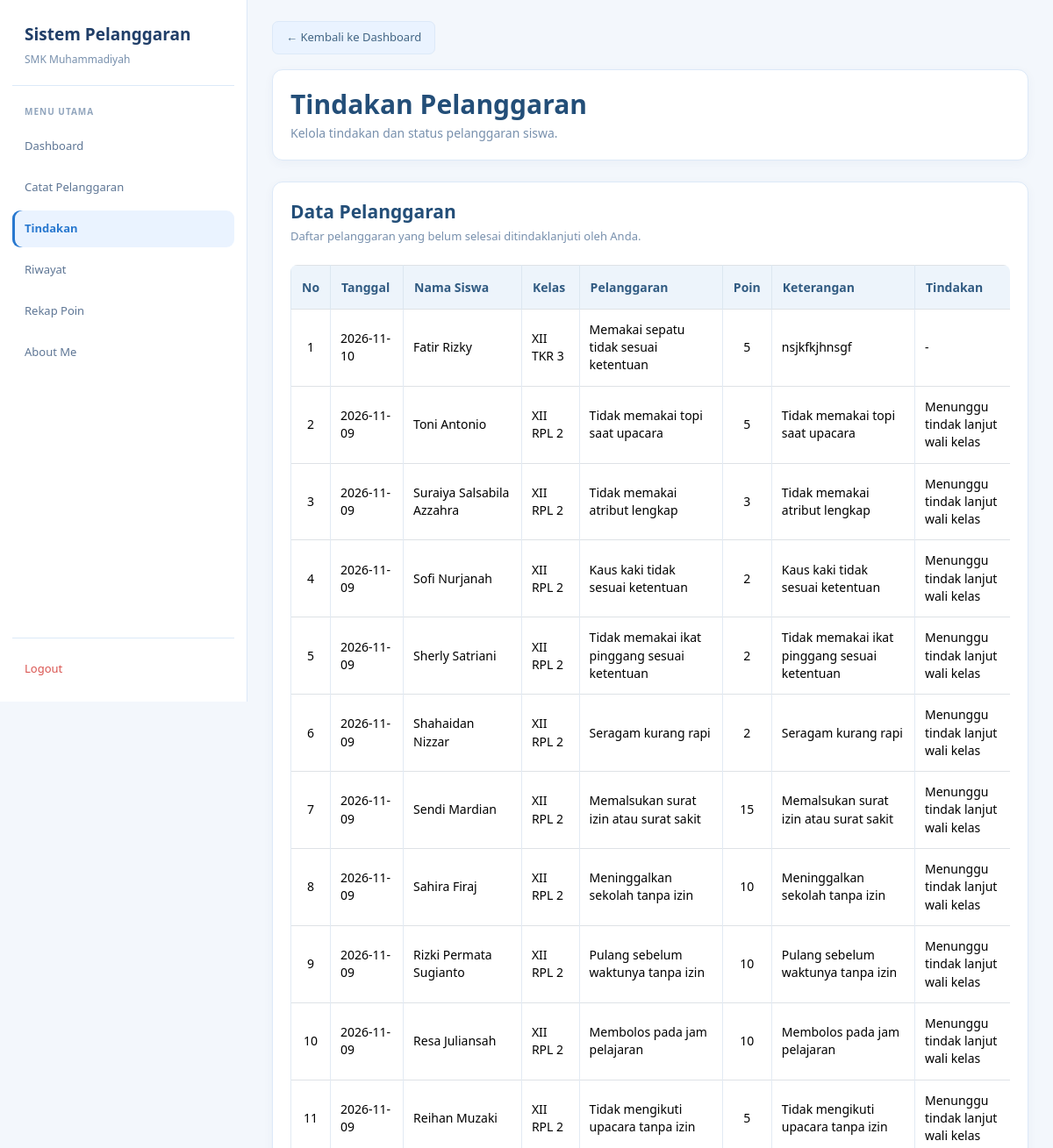
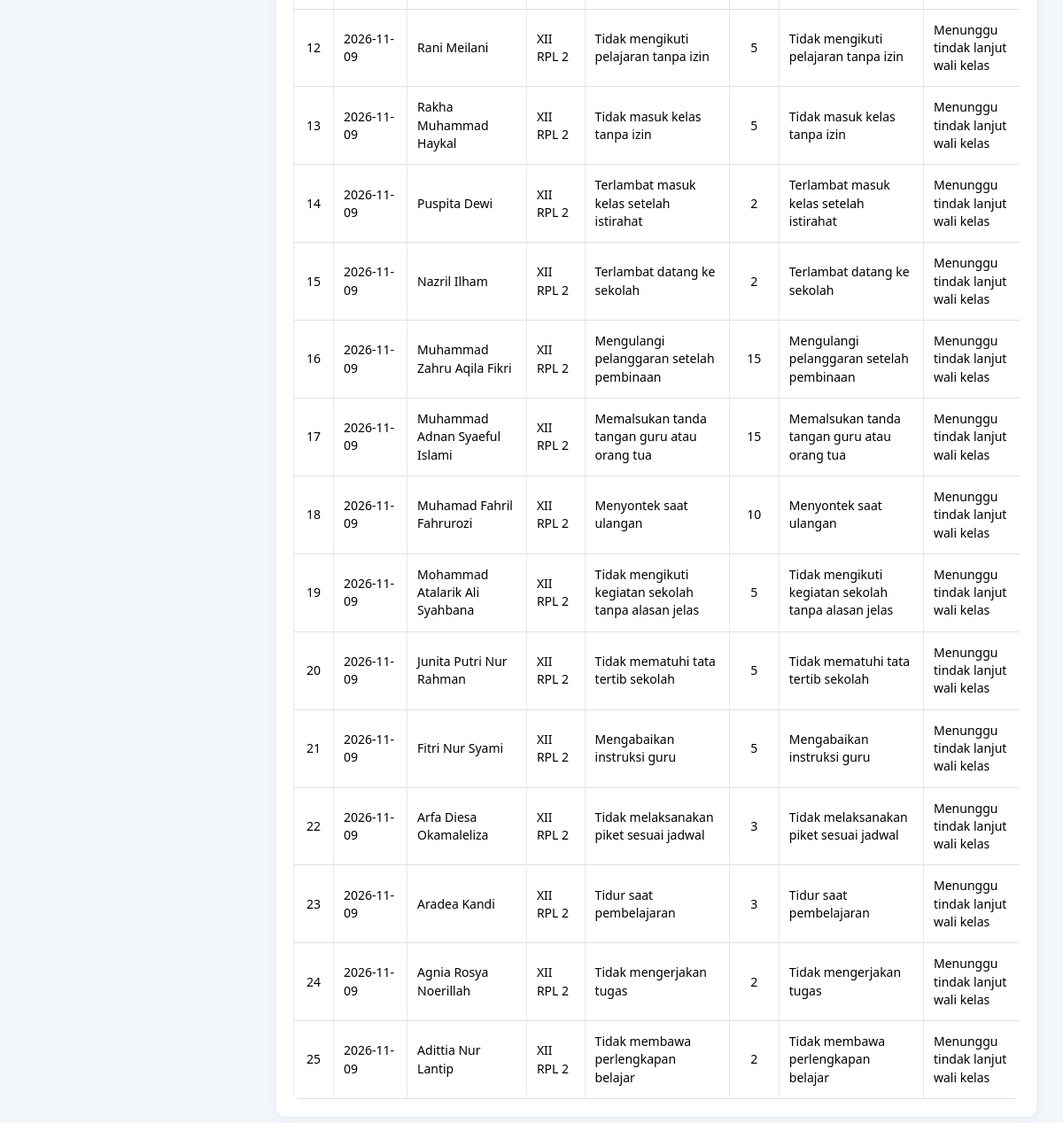
Before: /guru/tindakan.php (signed in) with the older database file (2 pictures, top to bottom).
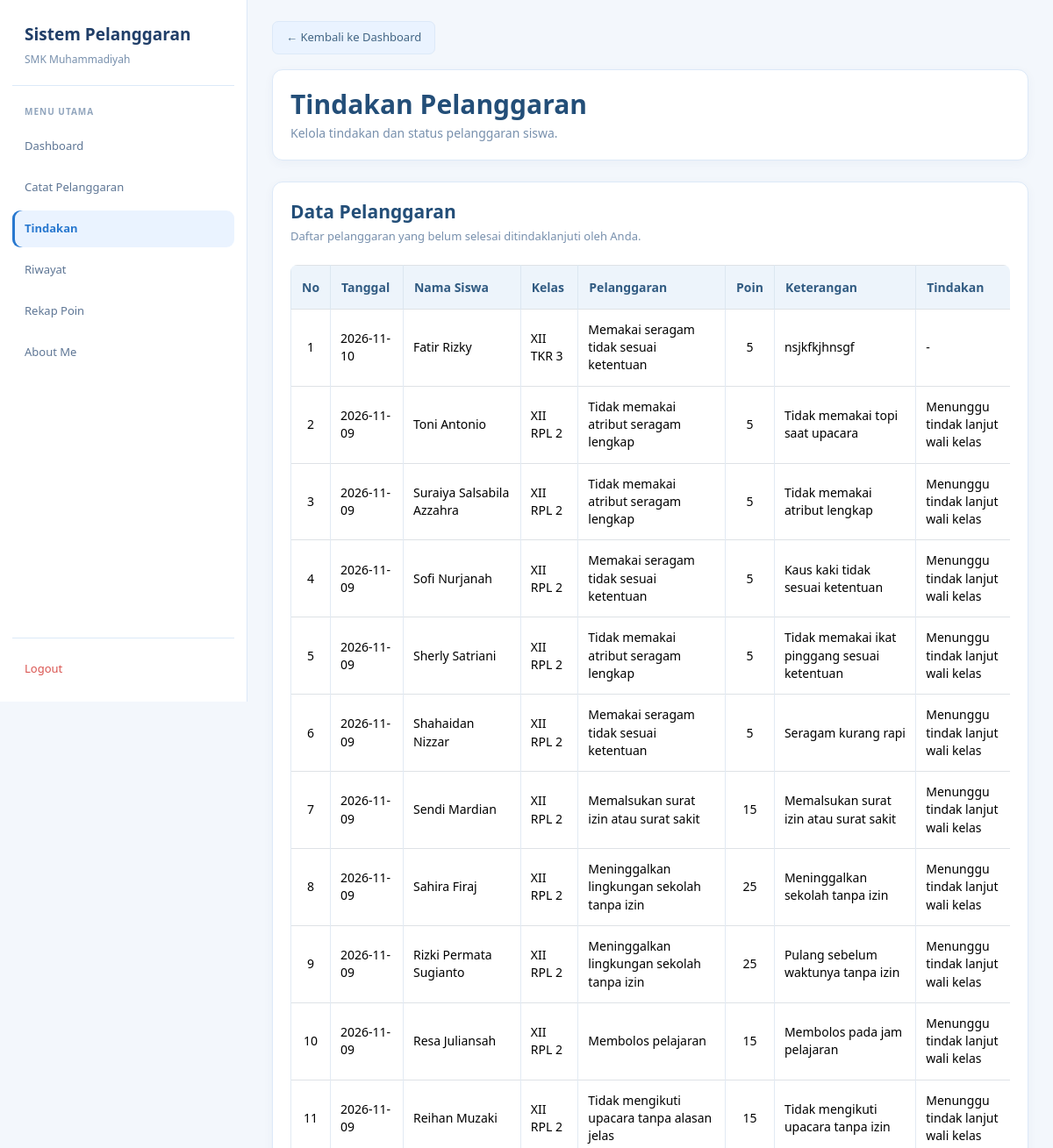
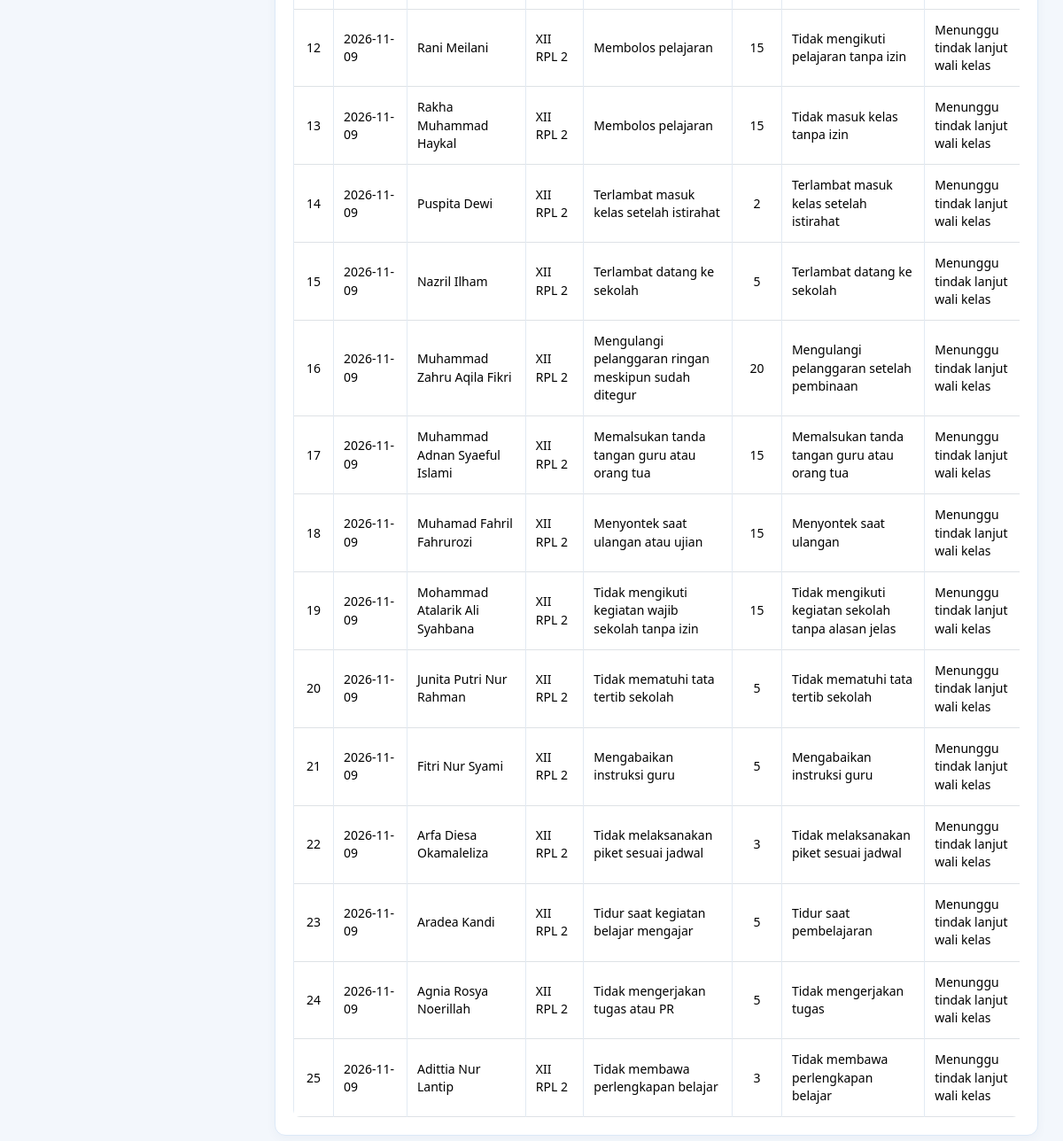
After: the same page with the newer database file (2 pictures, top to bottom).
### tables this page shows
CREATE TABLE `t_pelanggaran_siswa` (
  `id` int(11) NOT NULL,
  `tahun_ajaran_id` int(11) NOT NULL,
  `siswa_id` int(11) NOT NULL,
  `nama_siswa` varchar(150) NOT NULL,
  `pelanggaran_id` int(11) NOT NULL,
  `nama_pelanggaran` varchar(150) NOT NULL,
  `pelanggaran_kategori_id` int(11) NOT NULL,
  `guru_id` int(11) NOT NULL,
  `nama_guru` varchar(150) NOT NULL,
  `tanggal` date NOT NULL,
  `keterangan` text NOT NULL,
  `poin` int(11) NOT NULL,
  `tindakan` text NOT NULL,
  `status` varchar(30) NOT NULL,
  `created_at` timestamp NOT NULL DEFAULT current_timestamp(),
  `updated_at` timestamp NOT NULL DEFAULT current_timestamp(),
  `kelas_id` int(11) NOT NULL,
  `nama_kelas` varchar(100) NOT NULL
);

### guru/tindakan.php (the view, shortened to what this page needs)
<?php
include "../config/koneksi.php";
$user_id = (int)($_SESSION['user_id'] ?? 0);
function e($value) {
    return htmlspecialchars((string)($value ?? ''), ENT_QUOTES, 'UTF-8');
}
$stmt = mysqli_prepare(
    $koneksi,
    "SELECT id, nama FROM t_guru WHERE user_id = ? LIMIT 1"
);
mysqli_stmt_bind_param($stmt, "i", $user_id);
mysqli_stmt_execute($stmt);
$data_guru = mysqli_fetch_assoc(mysqli_stmt_get_result($stmt));
$guru_id = (int)($data_guru['id'] ?? 0);
$daftar_pelanggaran = [];
if ($guru_id > 0) {
    $stmt = mysqli_prepare(
        $koneksi,
        "SELECT id, tanggal, nama_siswa, nama_kelas,
                nama_pelanggaran, poin, keterangan,
                tindakan, status
         FROM t_pelanggaran_siswa
         WHERE guru_id = ?
         AND COALESCE(status, '') <> 'Selesai'
         ORDER BY tanggal DESC, id DESC"
    );
    mysqli_stmt_bind_param($stmt, "i", $guru_id);
    mysqli_stmt_execute($stmt);
    $hasil = mysqli_stmt_get_result($stmt);
    while ($data = mysqli_fetch_assoc($hasil)) {
        $daftar_pelanggaran[] = $data;
    }
}
?>
<!DOCTYPE html>
<html lang="id">
<head>
    <link href="https://cdn.jsdelivr.net/npm/bootstrap@5.3.8/dist/css/bootstrap.min.css" rel="stylesheet">
    <link href="https://cdn.datatables.net/2.3.4/css/dataTables.bootstrap5.min.css" rel="stylesheet">
</head>
<body>
<aside class="sidebar">
    <div class="brand">
        <div class="brand-title">Sistem Pelanggaran</div>
        <div class="brand-subtitle">SMK Muhammadiyah</div>
    </div>
    <div class="menu-title">Menu Utama</div>
    <nav class="menu">
        <a href="../dashboard.php" class="menu-link">
            Dashboard
        </a>
        <a href="catat_pelanggaran.php" class="menu-link">
            Catat Pelanggaran
        </a>
        <a href="tindakan.php" class="menu-link active">
            Tindakan
        </a>
        <a href="riwayat.php" class="menu-link">
            Riwayat
        </a>
        <a href="rekap_poin.php" class="menu-link">
            Rekap Poin
        </a>
        <a href="../about.php" class="menu-link">
            About Me
        </a>
    </nav>
    <div class="logout">
        <a href="../logout.php" class="menu-link">
            Logout
        </a>
    </div>
</aside>
<main class="main">
    <div class="page-container">
        <div class="back-button">
            <a href="../dashboard.php" class="btn btn-secondary">
                &larr; Kembali ke Dashboard
            </a>
        </div>
        <section class="card mb-4">
            <div class="card-body">
                <h1 class="judul mb-1">
                    Tindakan Pelanggaran
                </h1>
                <p class="subjudul mb-0">
                    Kelola tindakan dan status pelanggaran siswa.
                </p>
            </div>
        </section>
        <section class="card">
            <div class="card-body">
                <h2 class="section-title">
                    Data Pelanggaran
                </h2>
                <p class="section-description">
                    Daftar pelanggaran yang belum selesai ditindaklanjuti oleh Anda.
                </p>
                <?php if (!empty($daftar_pelanggaran)): ?>
                    <div class="table-responsive">
                        <table id="tabelTindakan"
                               class="table table-bordered table-hover align-middle">
                            <thead>
                                <tr>
                                    <th>No</th>
                                    <th>Tanggal</th>
                                    <th>Nama Siswa</th>
                                    <th>Kelas</th>
                                    <th>Pelanggaran</th>
                                    <th>Poin</th>
                                    <th>Keterangan</th>
                                    <th>Tindakan</th>
                                </tr>
                            </thead>
                            <tbody>
                                <?php foreach ($daftar_pelanggaran as $index => $data): ?>
                                    <?php
                                    $tanggal = !empty($data['tanggal'])
                                        ? date('Y-m-d', strtotime($data['tanggal']))
                                        : '-';
                                    ?>
                                    <tr>
                                        <td><?= $index + 1; ?></td>
                                        <td><?= e($tanggal); ?></td>
                                        <td><?= e($data['nama_siswa']); ?></td>
                                        <td><?= e($data['nama_kelas'] ?: '-'); ?></td>
                                        <td><?= e($data['nama_pelanggaran']); ?></td>
                                        <td><?= (int)$data['poin']; ?></td>
                                        <td><?= e($data['keterangan'] ?: '-'); ?></td>
                                        <td>
                                            <?= e(trim((string)($data['tindakan'] ?? '')) ?: '-'); ?>
                                        </td>
                                    </tr>
                                <?php endforeach; ?>
                            </tbody>
                        </table>
                    </div>
                <?php endif; ?>
            </div>
        </section>
    </div>
</main>
</body>
</html>

### guru/tindakan.php (style rules this page uses)
:root { --blue: #2878cf; --blue-dark: #203e68; --blue-soft: #eaf3ff; --page: #f3f7fc; --text: #263f63; --muted: #7890ad; --line: #dce9f8; }
* { box-sizing: border-box; }
html, body { width: 100%; min-height: 100%; margin: 0; overflow-x: hidden; }
body { background: var(--page); color: var(--text); font-family: "Segoe UI", Arial, sans-serif; font-size: 15px; }
a { text-decoration: none; }
.sidebar { position: fixed; top: 0; left: 0; width: 282px; height: 100vh; padding: 25px 14px 16px; display: flex; flex-direction: column; background: #fff; border-right: 1px solid var(--line); z-index: 1000; overflow-y: auto; }
.brand { padding: 0 14px 20px; margin-bottom: 22px; border-bottom: 1px solid var(--line); }
.brand-title { color: var(--blue-dark); font-size: 19px; font-weight: 700; margin-bottom: 5px; }
.brand-subtitle { color: var(--muted); font-size: 12px; }
.menu-title { margin: 0 14px 11px; color: #91a5bd; font-size: 10px; font-weight: 700; letter-spacing: 1px; text-transform: uppercase; }
.menu { display: flex; flex-direction: column; gap: 5px; }
.menu-link { display: flex; align-items: center; min-height: 42px; padding: 11px 14px; border-radius: 9px; color: #5e7695; font-size: 13px; transition: .2s; }
.menu-link.active { background: var(--blue-soft); color: var(--blue); font-weight: 600; box-shadow: inset 3px 0 0 var(--blue); }
.logout { margin-top: auto; padding-top: 14px; border-top: 1px solid var(--line); }
.logout .menu-link { color: #d9534f; }
.main { width: calc(100% - 282px); min-height: 100vh; margin-left: 282px; padding: 24px 28px 40px; }
.page-container { width: 100%; max-width: 100%; min-width: 0; margin: 0 auto; }
.judul { color: #234e78; font-size: 30px; line-height: 1.25; font-weight: 650; }
.subjudul { color: #7890ad; font-size: 14px; line-height: 1.5; }
.card { background: #fff; border: 1px solid #dce9f8; border-radius: 12px; box-shadow: 0 3px 12px rgba(35, 78, 120, .045); overflow: hidden; }
.card-body { padding: 20px; min-width: 0; }
.section-title { color: #234e78; font-size: 21px; line-height: 1.3; font-weight: 650; margin-bottom: 5px; }
.section-description { color: var(--muted); font-size: 13px; margin-bottom: 22px; }
.btn { border-radius: 7px; font-size: 13px; font-weight: 500; padding: 7px 13px; }
.btn-secondary { --bs-btn-bg: #eaf3ff; --bs-btn-border-color: #dce9f8; --bs-btn-color: #426584; --bs-btn-hover-bg: #dceaf6; --bs-btn-hover-border-color: #cbddeb; --bs-btn-hover-color: #234e78; }
.back-button { margin-bottom: 17px; }
.back-button .btn { font-size: 13px; padding: 8px 15px; }
.table-responsive { width: 100%; max-width: 100%; overflow-x: auto; overflow-y: hidden; border-radius: 8px; -webkit-overflow-scrolling: touch; }
#tabelTindakan { width: 100% !important; min-width: 1100px; margin-bottom: 0 !important; color: #344b63; font-size: 14px; vertical-align: middle; }
#tabelTindakan thead th { padding: 14px 12px; background: #edf4fb; color: #315b82; border-color: #dce7f1; font-size: 14px; font-weight: 600; white-space: nowrap; }
#tabelTindakan tbody td { padding: 13px 11px; border-color: #e2eaf3; vertical-align: middle; line-height: 1.45; }
#tabelTindakan th:first-child, #tabelTindakan td:first-child, #tabelTindakan th:nth-child(6), #tabelTindakan td:nth-child(6), #tabelTindakan th:last-child, #tabelTindakan td:last-child { text-align: center; }

Changed rows visible on the page:
changed t_pelanggaran_siswa "Fatir Rizky": nama_pelanggaran "Memakai sepatu tidak sesuai ketentuan" → "Memakai seragam tidak sesuai ketentuan"
changed t_pelanggaran_siswa "Toni Antonio": nama_pelanggaran "Tidak memakai topi saat upacara" → "Tidak memakai atribut seragam lengkap"
changed t_pelanggaran_siswa "Suraiya Salsabila Azzahra": nama_pelanggaran "Tidak memakai atribut lengkap" → "Tidak memakai atribut seragam lengkap"; poin "3" → "5"
changed t_pelanggaran_siswa "Sofi Nurjanah": nama_pelanggaran "Kaus kaki tidak sesuai ketentuan" → "Memakai seragam tidak sesuai ketentuan"; poin "2" → "5"
changed t_pelanggaran_siswa "Sherly Satriani": nama_pelanggaran "Tidak memakai ikat pinggang sesuai ketentuan" → "Tidak memakai atribut seragam lengkap"; poin "2" → "5"
changed t_pelanggaran_siswa "Shahaidan Nizzar": nama_pelanggaran "Seragam kurang rapi" → "Memakai seragam tidak sesuai ketentuan"; poin "2" → "5"
changed t_pelanggaran_siswa "Sahira Firaj": nama_pelanggaran "Meninggalkan sekolah tanpa izin" → "Meninggalkan lingkungan sekolah tanpa izin"; poin "10" → "25"
changed t_pelanggaran_siswa "Rizki Permata Sugianto": nama_pelanggaran "Pulang sebelum waktunya tanpa izin" → "Meninggalkan lingkungan sekolah tanpa izin"; poin "10" → "25"
changed t_pelanggaran_siswa "Resa Juliansah": nama_pelanggaran "Membolos pada jam pelajaran" → "Membolos pelajaran"; poin "10" → "15"
changed t_pelanggaran_siswa "Reihan Muzaki": nama_pelanggaran "Tidak mengikuti upacara tanpa izin" → "Tidak mengikuti upacara tanpa alasan jelas"; poin "5" → "15"
changed t_pelanggaran_siswa "Rani Meilani": nama_pelanggaran "Tidak mengikuti pelajaran tanpa izin" → "Membolos pelajaran"; poin "5" → "15"
changed t_pelanggaran_siswa "Rakha Muhammad Haykal": nama_pelanggaran "Tidak masuk kelas tanpa izin" → "Membolos pelajaran"; poin "5" → "15"
changed t_pelanggaran_siswa "Nazril Ilham": poin "2" → "5"
changed t_pelanggaran_siswa "Muhammad Zahru Aqila Fikri": nama_pelanggaran "Mengulangi pelanggaran setelah pembinaan" → "Mengulangi pelanggaran ringan meskipun sudah ditegur"; poin "15" → "20"
changed t_pelanggaran_siswa "Muhamad Fahril Fahrurozi": nama_pelanggaran "Menyontek saat ulangan" → "Menyontek saat ulangan atau ujian"; poin "10" → "15"
changed t_pelanggaran_siswa "Mohammad Atalarik Ali Syahbana": nama_pelanggaran "Tidak mengikuti kegiatan sekolah tanpa alasan jelas" → "Tidak mengikuti kegiatan wajib sekolah tanpa izin"; poin "5" → "15"
changed t_pelanggaran_siswa "Aradea Kandi": nama_pelanggaran "Tidur saat pembelajaran" → "Tidur saat kegiatan belajar mengajar"; poin "3" → "5"
changed t_pelanggaran_siswa "Agnia Rosya Noerillah": nama_pelanggaran "Tidak mengerjakan tugas" → "Tidak mengerjakan tugas atau PR"; poin "2" → "5"
changed t_pelanggaran_siswa "Adittia Nur Lantip": poin "2" → "3"
